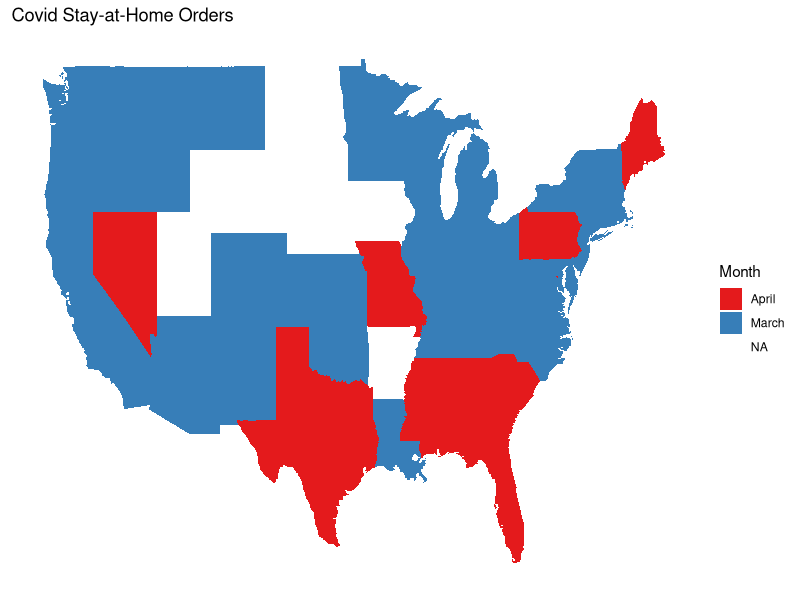

Write the R code that produced this figure. (Note: this script raises an error after producing the figure.)
setwd("~/GitHub/CareyDataScience/econometrics/project")

library(tidyverse)
library(maps)
library(lubridate)


# Load lock down data 
state_orders <- read_csv("state_orders.csv")
state_orders = na.omit(state_orders)

# State location 
us_states <- map_data("state")

# Add lock down info to the us_states data frame
us_states$lockdown = state_orders$`Effective Date`[match(us_states$region, tolower(state_orders$State))]
us_states$Month = state_orders$Month[match(us_states$region, tolower(state_orders$State))]
us_states$Day = state_orders$Day[match(us_states$region, tolower(state_orders$State))]


# ---- US plot ---- 
p <- ggplot(
  data = us_states,
  mapping = aes(
    x = long,
    y = lat,
    fill = Month,
    group = group)
)+scale_fill_brewer(palette="Set1") 

p + geom_polygon()+
  theme(axis.title = element_blank(),
        panel.background = element_blank(),
        axis.text = element_blank(),
        axis.ticks = element_blank(),
  )+ 
  ggtitle( "Covid Stay-at-Home Orders")




#---- Lockdown duration ---- 
state_orders$Start = mdy(state_orders$Start)
state_orders$End = mdy(state_orders$End)

p1 = ggplot(data = state_orders, aes(x = State, ymin = Start, ymax = End ))+
  geom_linerange()+
  geom_point(data = state_orders, aes(x = State, y = Start) )+
  geom_point(data = state_orders, aes(x = State, y = End) )+
  coord_flip()+
  theme(axis.title = element_blank())+
  ggtitle( "Initial Covid Stay-at-Home Order Duration")

p2 = ggplot(data = state_orders, aes(x = State, ymin = 0, ymax = Duration ))+
  geom_linerange()+
  geom_point(data = state_orders, aes(x = State, y = 0))+
  geom_point(data = state_orders, aes(x = State, y = Duration) )+
  geom_abline(intercept = min(state_orders$Duration),slope = 0, color = "red")+
  geom_abline(intercept = -min(state_orders$Duration),slope = 0, color = "red")+
  ylim(-30, 300)+
  theme(axis.title = element_blank())+
  #scale_y_continuous(expand=c(.5,-.5),)+
  coord_flip()+
  ggtitle( "Adjusted Initial Covid Stay-at-Home Order Duration")

plot_grid(p1, p2, labels = "AUTO")

p1

p2
























